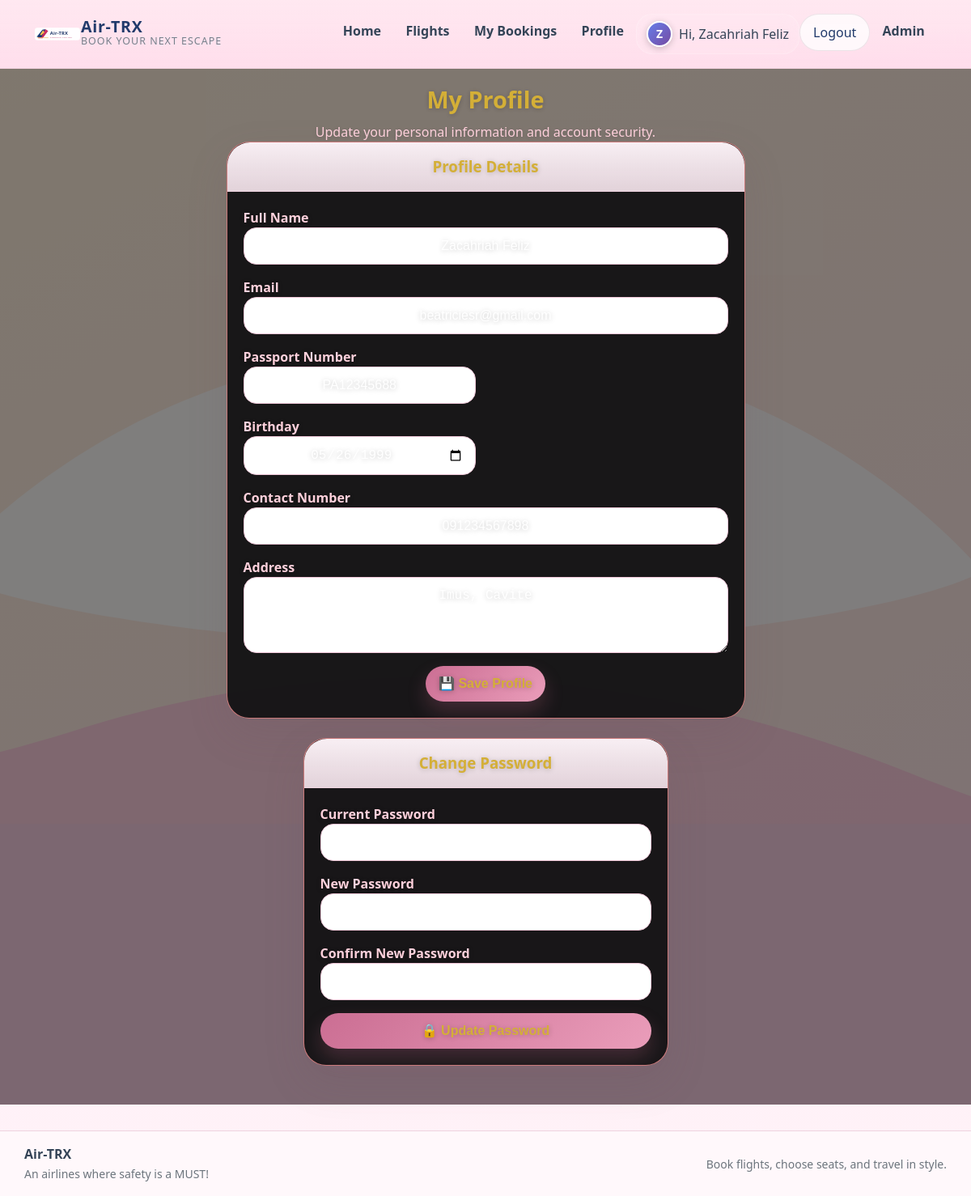
Screenshot of /profile.php (signed in) with the database file from the repository.
### tables this page shows
CREATE TABLE `users` (
  `id` int(11) NOT NULL,
  `full_name` varchar(100) NOT NULL,
  `email` varchar(100) NOT NULL,
  `passport_no` varchar(50) NOT NULL,
  `birthday` date DEFAULT NULL,
  `contact_no` varchar(30) DEFAULT '',
  `address` varchar(255) DEFAULT '',
  `password_hash` varchar(255) NOT NULL,
  `created_at` timestamp NOT NULL DEFAULT current_timestamp()
);

### classes/Model.php (called while the page is built, shortened)
<?php
abstract class Model implements CrudInterface {
    public function __construct(PDO $db) { $this->conn = $db; }
}
?>

### classes/User.php (called while the page is built, shortened)
<?php
require_once __DIR__ . '/Model.php';
class User extends Model {
    protected string $table = 'users';
    public function getById(int $id): ?array {
        $stmt = $this->conn->prepare("SELECT * FROM {$this->table} WHERE id=:id LIMIT 1");
        $stmt->execute([':id' => $id]);
        $row = $stmt->fetch();
        return $row ?: null;
    }
}
?>

### includes/helpers.php (called while the page is built, shortened)
<?php
function e(string $value): string { return htmlspecialchars($value, ENT_QUOTES, 'UTF-8'); }
?>

### profile.php (the view, shortened to what this page needs)
<?php
require_once __DIR__ . '/classes/User.php';
require_once __DIR__ . '/includes/helpers.php';
require_once __DIR__ . '/includes/header.php';
?>
<section class="results-section">
    <div class="container-xl">
        <div class="section-header center-header">
            <div class="section-title">My Profile</div>
            <p class="section-copy">Update your personal information and account security.</p>
        </div>
        <div class="row g-4 justify-content-center">
            <div class="col-lg-7 col-xl-6">
                <div class="form-shell card border-0 floating-card mx-auto">
                    <div class="card-header">
                        <h3 class="fw-bold mb-0 text-center">Profile Details</h3>
                    </div>
                    <div class="card-body">
                        <form method="post" class="row g-3">
                            <div class="col-12">
                                <label class="form-label">Full Name</label>
                                <input type="text" name="full_name" class="form-control" value="<?php echo e($user['full_name'] ?? ''); ?>" required>
                            </div>
                            <div class="col-12">
                                <label class="form-label">Email</label>
                                <input type="email" name="email" class="form-control" value="<?php echo e($user['email'] ?? ''); ?>" required>
                            </div>
                            <div class="col-md-6">
                                <label class="form-label">Passport Number</label>
                                <input type="text" name="passport_no" class="form-control" value="<?php echo e($user['passport_no'] ?? ''); ?>">
                            </div>
                            <div class="col-md-6">
                                <label class="form-label">Birthday</label>
                                <input type="date" name="birthday" class="form-control" value="<?php echo e($user['birthday'] ?? ''); ?>">
                            </div>
                            <div class="col-12">
                                <label class="form-label">Contact Number</label>
                                <input type="text" name="contact_no" class="form-control" value="<?php echo e($user['contact_no'] ?? ''); ?>">
                            </div>
                            <div class="col-12">
                                <label class="form-label">Address</label>
                                <textarea name="address" class="form-control" rows="3"><?php echo e($user['address'] ?? ''); ?></textarea>
                            </div>
                            <div class="col-12 text-center">
                                <button type="submit" class="btn btn-air-primary px-5 py-2 fs-6">💾 Save Profile</button>
                            </div>
                        </form>
                    </div>
                </div>
            </div>
            <div class="col-lg-5 col-xl-5">
                <div class="form-shell card border-0 floating-card mx-auto">
                    <div class="card-header">
                        <h3 class="fw-bold mb-0 text-center">Change Password</h3>
                    </div>
                    <div class="card-body">
                        <form method="post">
                            <div class="mb-3">
                                <label class="form-label">Current Password</label>
                                <input type="password" name="current_password" class="form-control" required>
                            </div>
                            <div class="mb-3">
                                <label class="form-label">New Password</label>
                                <input type="password" name="new_password" class="form-control" required>
                            </div>
                            <div class="mb-3">
                                <label class="form-label">Confirm New Password</label>
                                <input type="password" name="confirm_password" class="form-control" required>
                            </div>
                            <button type="submit" class="btn btn-air-primary w-100">🔒 Update Password</button>
                        </form>
                    </div>
                </div>
            </div>
        </div>
    </div>
</section>
<?php require_once __DIR__ . '/includes/footer.php'; ?>

### assets/css/style.css (style rules this page uses)
:root { --bg:#fff8fc;--bg2:#fff1f7;--card:rgba(255,255,255,.94);--card2:#fff;--text:#344457;--muted:#76808c;--line:#eed3df;--primary:#cb6e93;--primary2:#ea9dba;--navy:#213a6b;--shadow:0 20px 50px rgba(106,78,96,.15);--radius:28px;--hero-filter:linear-gradient(180deg,rgba(255,255,255,.35),rgba(255,255,255,.25)); }
html { scroll-behavior:smooth }
body { background:radial-gradient(circle at top right,rgba(248,201,220,.16),transparent 26%),linear-gradient(180deg,var(--bg) 0%,var(--bg2) 100%);color:var(--text);transition:background .25s,color .25s }
.search-shell,.flight-preview-card,.promo-card,.auth-card,.table-shell,.form-shell,.summary-card,.metric-card,.ticket-shell,.booking-seat-wrap,.notice-box { background:var(--card);border:1px solid var(--line);border-radius:var(--radius);box-shadow:var(--shadow) }
.floating-card { animation:floatSmall 6s ease-in-out infinite }
.results-section,.booking-page,.auth-page { padding:1rem 0 3rem }
.center-header { text-align:center }
.section-title { color:var(--navy);font-size:1.8rem;font-weight:800 }
.section-copy { color:var(--muted);margin-top:.45rem }
.btn-air-primary { background:linear-gradient(135deg,var(--primary),var(--primary2));color:#fff;border:0;box-shadow:0 12px 24px rgba(203,110,147,.24) }
.form-control,.form-select { border-color:#efc7d8;background:var(--card2);color:var(--text) }
.summary-card,.booking-seat-wrap,.table-shell .card-body,.form-shell .card-body { padding:1.25rem }
.form-shell .card-header,.table-shell .card-header { background:linear-gradient(180deg,rgba(255,245,250,.97),rgba(255,237,245,.88));border-bottom:1px solid var(--line);border-top-left-radius:var(--radius);border-top-right-radius:var(--radius) }

### profile.php (style rules this page uses)
:root { --font-gold: #d4af37; --font-light-pink: #ffd1dc; --font-white: #ffffff; }
.results-section, .results-section p, .results-section span, .results-section div, .results-section label, .results-section small, .results-section a, .results-section li, .results-section .card, .results-section .card-body, .results-section .card-header { color: var(--font-white) !important; }
.results-section .section-title, .results-section h1, .results-section h2, .results-section h3, .results-section .fw-bold, .results-section .btn-air-primary, .results-section .btn-air-primary *, .results-section .btn-air-outline, .results-section .btn-air-outline * { color: var(--font-gold) !important; text-shadow: 0 1px 8px rgba(0, 0, 0, 0.28); font-weight: 700; }
.results-section .section-copy, .results-section .form-label, .results-section .card-header .subtitle, .results-section .helper-text, .results-section .form-text { color: var(--font-light-pink) !important; }
.results-section .form-control, .results-section input, .results-section textarea, .results-section select, .results-section input::placeholder, .results-section textarea::placeholder { color: var(--font-white) !important; }
.results-section .form-shell *, .results-section .section-header * { text-shadow: 0 1px 6px rgba(0, 0, 0, 0.22); }
.form-shell .form-control, .form-shell .form-label { text-align: center; }
.results-section { background-image: url('assets/img/admin-slide-2.svg'); background-size: cover; background-position: center; background-repeat: no-repeat; background-attachment: fixed; min-height: 100vh; position: relative; }
.results-section::before { content: ''; position: absolute; top: 0; left: 0; right: 0; bottom: 0; background: rgba(0, 0, 0, 0.5); z-index: 1; }
.results-section > .container-xl { position: relative; z-index: 2; }
.form-shell { background: rgba(20, 18, 19, 0.95) !important; backdrop-filter: blur(10px); border: 1px solid rgba(239, 143, 143, 0.83); }

### rows the page displays
users: full_name "Zacahriah Feliz", email "beatriciesr@gmail.com", passport_no "PA12345688", birthday "05/26/1999", contact_no "091234567898", address "Imus, Cavite"

### other values shown
$userInitial "Z"
current_user_name() "Zacahriah Feliz"
